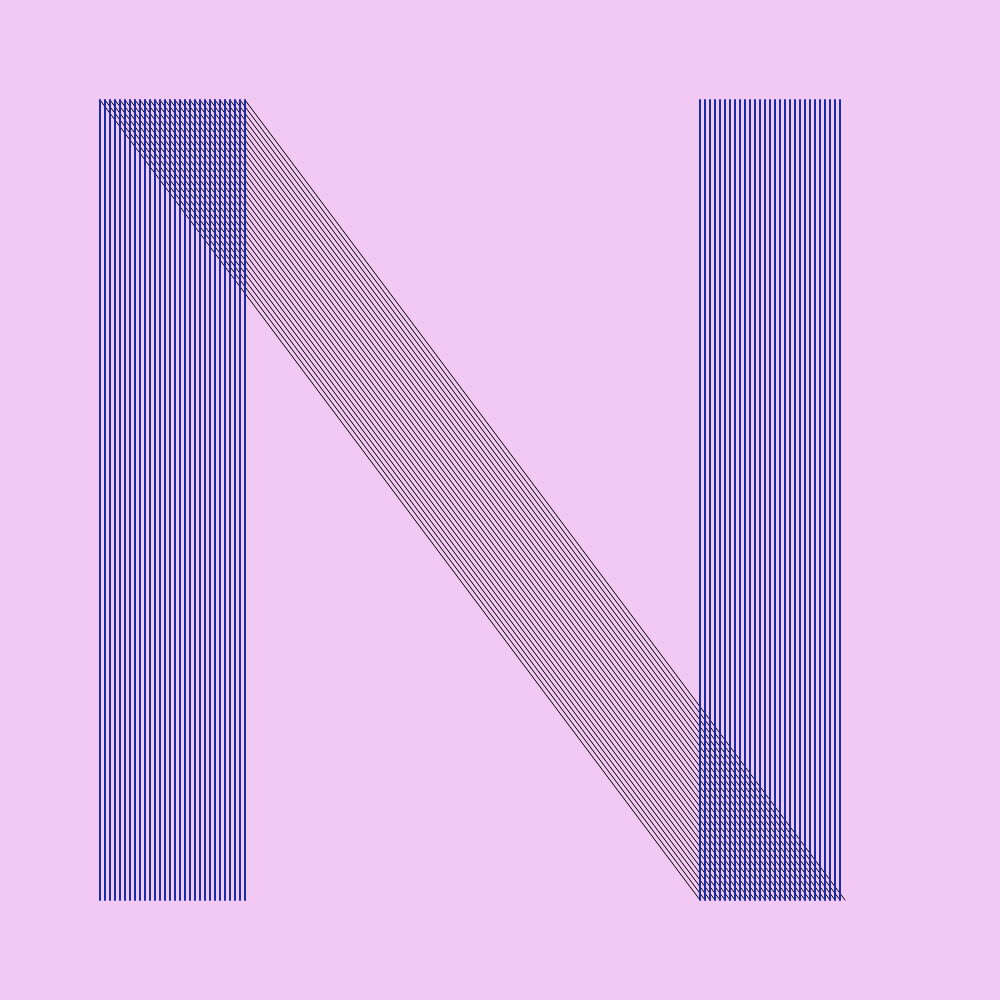
Frame 1 (no input)
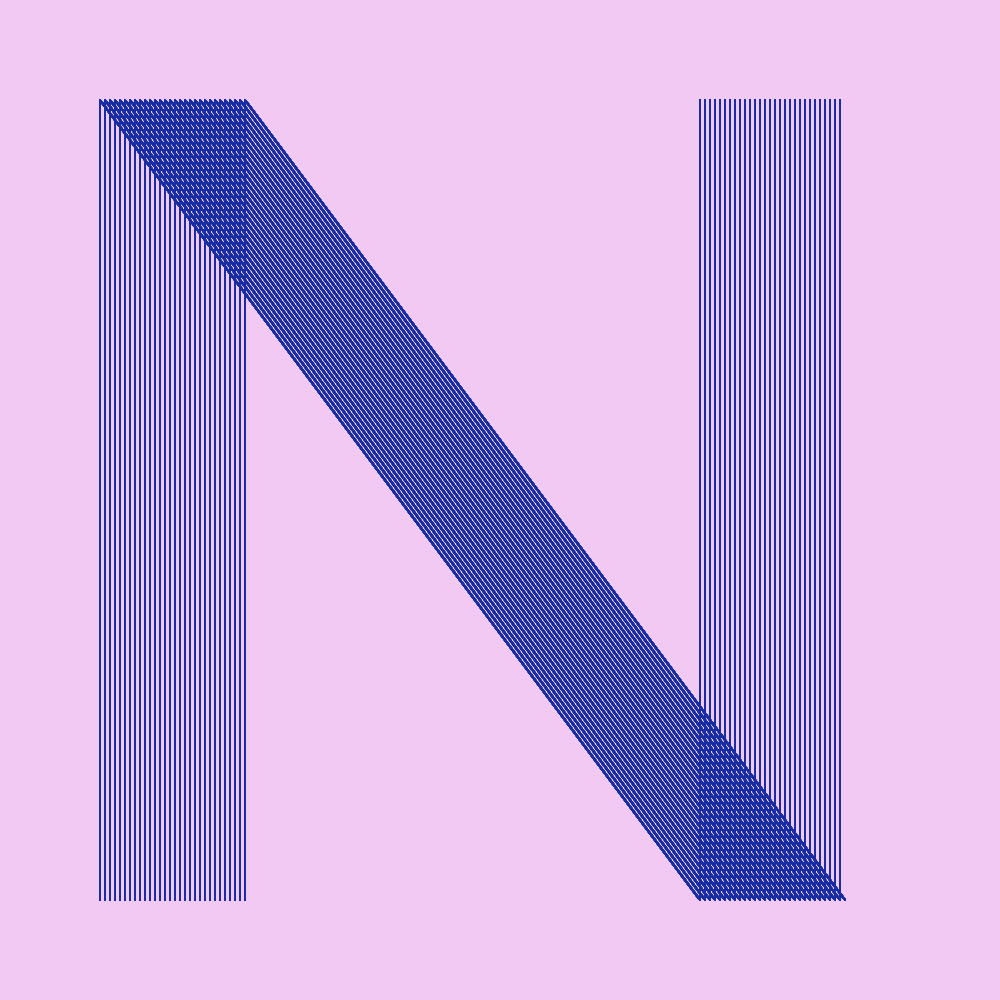
Frame 60 (no input)
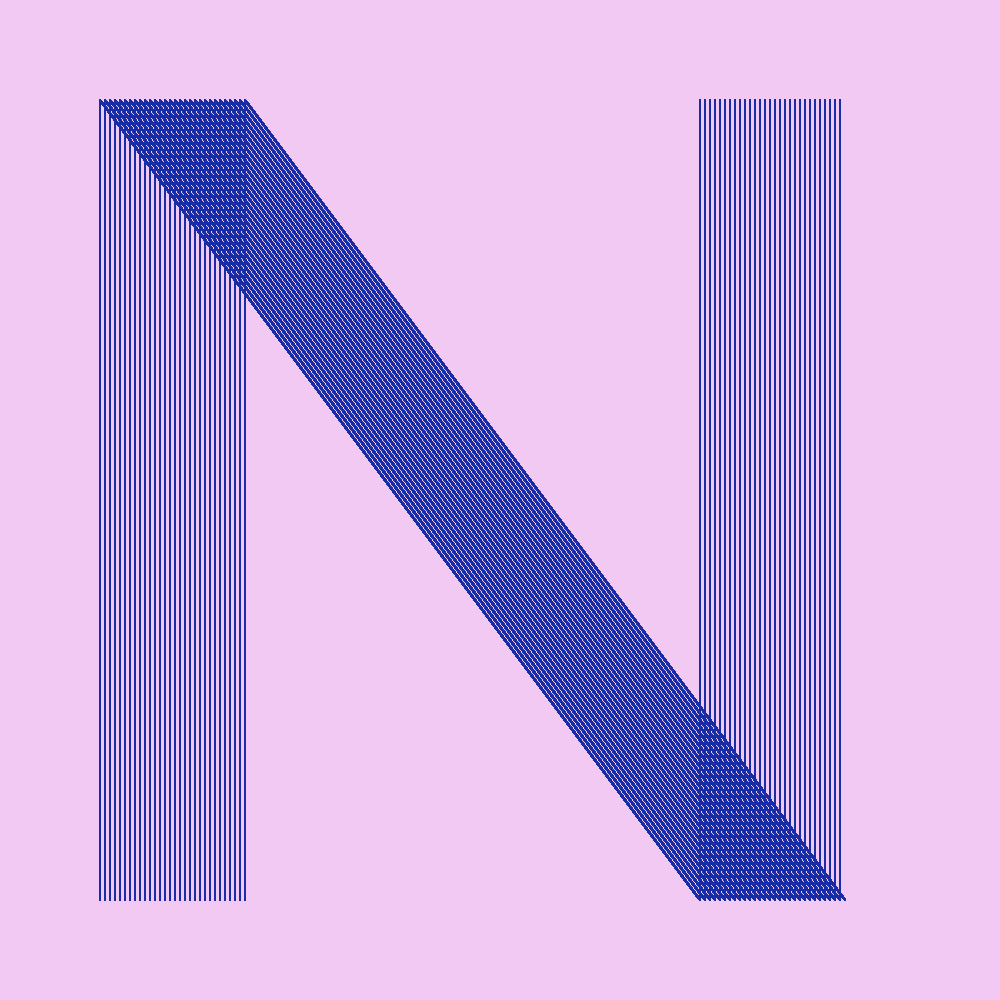
Frame 120 (the mouse pressed at the canvas centre since frame 60)

The p5.js sketch that drew these frames (run headless with seeded random() and noise() and a simulated clock; from frame 60 on, the mouse is pressed at the canvas centre):

// p5.js sketch
// ── sketch.js

function setup(){
  createCanvas(1000,1000);
  background("#F2C9F2");


}

function draw(){

//diagonal
for (i=100; i<250; i=i+5){
  line(i,100,600+i,900);
}

// //left
stroke("#172DA6");
strokeWeight(2);

for (i=100; i<250; i=i+5){
  line(i,100,i,900);
}

//right
for (i=700; i<845; i=i+5){
  line(i,100,i,900);
}

}



  
